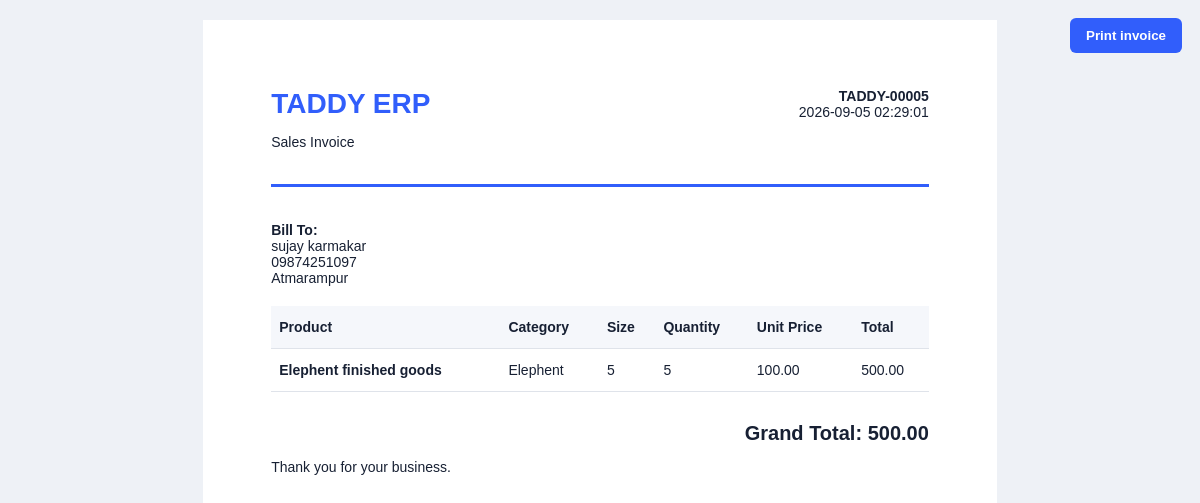
Screenshot of /invoice/TADDY-00005 (signed in) with the database file from the repository.
### tables this page shows
CREATE TABLE invoices (
                    id INTEGER PRIMARY KEY AUTOINCREMENT,
                    sale_id INTEGER NOT NULL, invoice_no TEXT NOT NULL UNIQUE,
                    customer_name TEXT NOT NULL, total REAL NOT NULL,
                    created_at TIMESTAMP DEFAULT CURRENT_TIMESTAMP,
                    FOREIGN KEY(sale_id) REFERENCES sales(id)
                );

CREATE TABLE sales (
                    id INTEGER PRIMARY KEY AUTOINCREMENT,
                    customer_name TEXT NOT NULL, phone TEXT DEFAULT '',
                    product_name TEXT NOT NULL, category TEXT NOT NULL,
                    size TEXT NOT NULL, quantity INTEGER NOT NULL,
                    unit_price REAL NOT NULL, total REAL NOT NULL,
                    created_at TIMESTAMP DEFAULT CURRENT_TIMESTAMP
                , address TEXT DEFAULT '', transaction_id TEXT);

### app.py (the view)
@app.get("/invoice/<invoice_no>")
def invoice(invoice_no):
    invoice_data = inventory.get_invoice(invoice_no)
    if not invoice_data:
        return "Invoice not found", 404
    return render_template("invoice.html", invoice=invoice_data)

### app.py (called while the page is built)
@app.before_request
def require_login():
    public_endpoints = {"login", "static"}
    if request.endpoint not in public_endpoints and not session.get("logged_in"):
        return redirect(url_for("login"))

### main.py (called while the page is built)
    def _connect(self):
        conn = sqlite3.connect(DB_PATH)
        conn.row_factory = sqlite3.Row
        conn.execute("PRAGMA foreign_keys = ON")
        return conn

    @contextmanager
    def _db(self):
        conn = self._connect()
        try:
            yield conn
            conn.commit()
        finally:
            conn.close()

### templates/invoice.html (shortened to what this page needs)
<!doctype html>
<html lang="en">
<head><meta charset="utf-8"><title>{{ invoice.invoice_no }} - TADDY ERP</title>
</head>
<body><button class="print" onclick="window.print()">Print invoice</button><main class="invoice">
  <div class="head"><div><h1>TADDY ERP</h1><p>Sales Invoice</p></div><div class="meta"><strong>{{ invoice.invoice_no }}</strong><br>{{ invoice.created_at }}</div></div>
  <div class="customer"><strong>Bill To:</strong><br>{{ invoice.customer_name }}{% if invoice.phone %}<br>{{ invoice.phone }}{% endif %}{% if invoice.address %}<br>{{ invoice.address }}{% endif %}</div>
  <table><tr><th>Product</th><th>Category</th><th>Size</th><th>Quantity</th><th>Unit Price</th><th>Total</th></tr>{% for line in invoice.lines %}<tr><td><strong>{{ line.product_name }}</strong></td><td>{{ line.category }}</td><td>{{ line.size }}</td><td>{{ line.quantity }}</td><td>{{ "%.2f"|format(line.unit_price) }}</td><td>{{ "%.2f"|format(line.total) }}</td></tr>{% endfor %}</table>
  <div class="total">Grand Total: {{ "%.2f"|format(invoice.total) }}</div><p>Thank you for your business.</p>
</main></body></html>

### templates/invoice.html (style rules this page uses)
* { box-sizing:border-box }
body { margin:0;background:#eef1f6;font:14px Arial;color:#172033 }
.invoice { width:210mm;min-height:297mm;margin:20px auto;padding:18mm;background:#fff }
.head { display:flex;justify-content:space-between;border-bottom:3px solid #315efb;padding-bottom:20px }
.head h1 { margin:0;color:#315efb }
.meta { text-align:right }
.customer { margin:35px 0 20px }
table { width:100%;border-collapse:collapse }
th,td { text-align:left;padding:13px 8px;border-bottom:1px solid #dfe3ea }
th { background:#f5f7fb }
.total { text-align:right;font-size:20px;font-weight:bold;margin-top:30px }
.print { position:fixed;top:18px;right:18px;padding:10px 16px;border:0;border-radius:6px;background:#315efb;color:#fff;font-weight:bold }

### rows the page displays
invoices: invoice_no "TADDY-00005", created_at "2026-09-05 02:29:01", customer_name "sujay karmakar", total "500.00"
sales: phone "09874251097", address "Atmarampur", product_name "Elephent finished goods", category "Elephent", size "5", quantity "5", unit_price "100.00", total "500.00"
